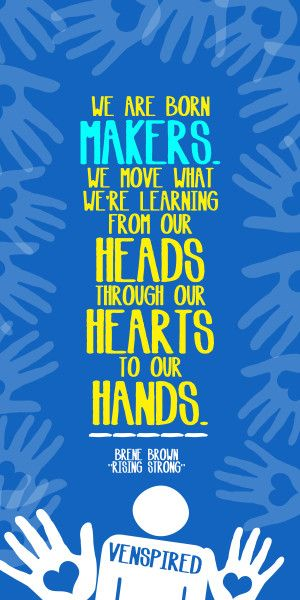
#> input picture posts/mavili uzun resim.jpg, 300 x 600 px
$ python asipec.py 'mavili uzun resim.jpg'   (older library calls are emulated)
#> lines starting #> are read from the running program, lines starting #| are printed output that depends on the picture
import os, sys
from PIL import Image

# resmin width'ini bul
# sonra onu width / height ile çarp

img = Image.open('mavili uzun resim.jpg')
#> img is the input picture: PIL image 300x600 RGB; mean R, G, B 67.7, 133.6, 185.7
w,h = img.size
#> w = 300; h = 600

new_width = 600
new_height = int(new_width * float(h) / float(w))
#> new_height = 1200

img = img.resize((new_width, new_height), Image.ANTIALIAS)
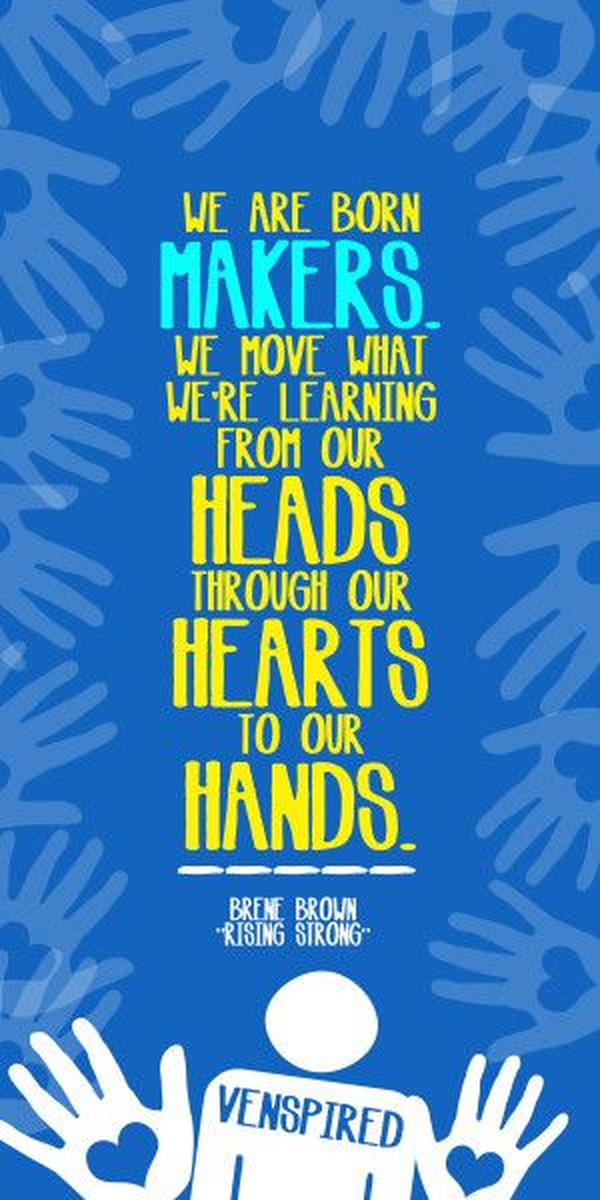
#> img: PIL image 600x1200 RGB; mean R, G, B 67.7, 133.5, 185.6
img.save('resized.jpg')


"""
size = 128, 128

for infile in sys.argv[1:]:
    outfile = os.path.splitext(infile)[0] + ".thumbnail"
    if infile != outfile:
        try:
            im = Image.open(infile)
            im.thumbnail(size, Image.ANTIALIAS)
            im.save(outfile, "JPEG")
        except IOError:
            print("cannot create thumbnail for '%s'" % infile)
"""

$ run again, with posts/kadın.jpg copied over posts/mavili uzun resim.jpg
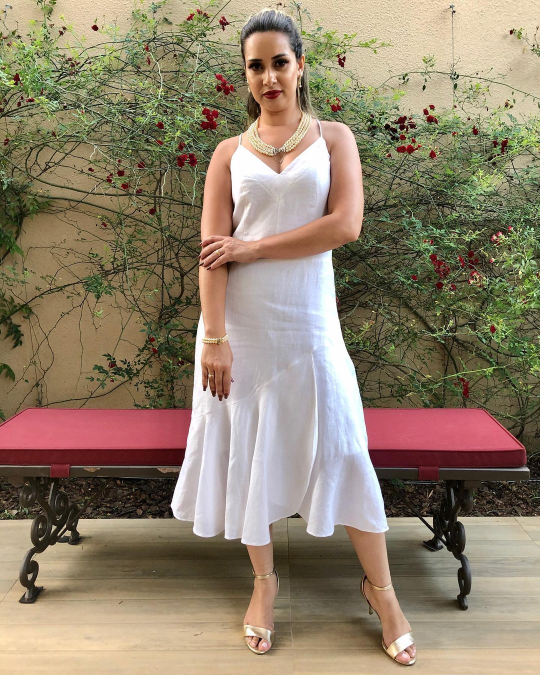
#> input picture posts/kadın.jpg, 1080 x 1350 px (shown at 1/2 size)
#> img is the input picture: PIL image 1080x1350 RGB; mean R, G, B 144.5, 129.7, 108.2
#> `img = img.resize((new_width, new_height), Image.ANTIALIAS)`:
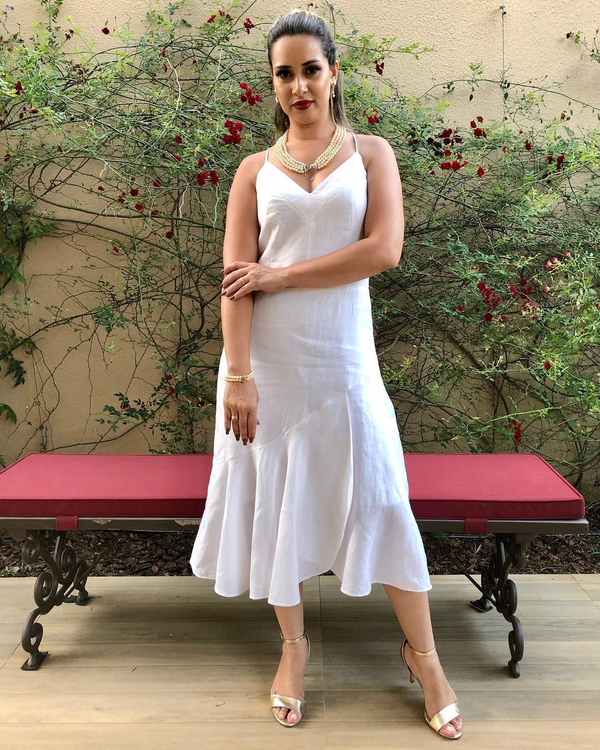
#> img: PIL image 600x750 RGB; mean R, G, B 144.5, 129.7, 108.2
